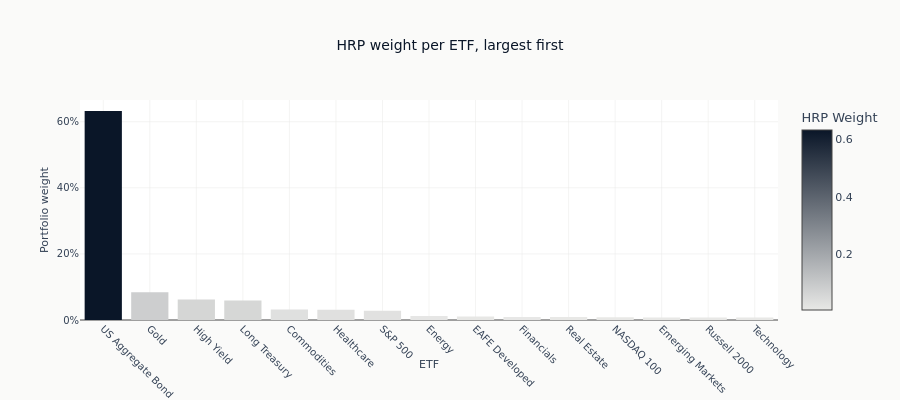

The code cell stored with this chart in its notebook:
### Code cell
# Visualization
fig = px.bar(
    weights_df,
    x="Name",
    y="HRP Weight",
    title="HRP weight per ETF, largest first",
    color="HRP Weight",
    color_continuous_scale=[COLORS["silver_muted"], COLORS["blue"]],
)
fig.update_layout(
    height=400,
    xaxis_tickangle=45,
    xaxis_title="ETF",
    yaxis_title="Portfolio weight",
    yaxis_tickformat=".0%",
)
show_plotly_with_alt(
    fig,
    "Bars of HRP weight per ETF, sorted from largest to smallest, with one bond fund holding the majority of the portfolio and the rest falling away sharply.",
)

### Figure 1 — Plotly figure (JSON) as saved in the notebook; plotly's stock layout.template omitted (floating-point values rounded to 4 significant figures)
{"data": [{"hovertemplate": "Name=%{x}<br>HRP Weight=%{marker.color}<extra></extra>", "legendgroup": "", "marker": {"color": [0.6324, 0.08363, 0.06215, 0.05898, 0.03195, 0.03098, 0.02775, 0.01239, 0.01052, 0.009209, 0.008758, 0.008106, 0.007786, 0.007723, 0.007636], "coloraxis": "coloraxis", "pattern": {"shape": ""}}, "name": "", "orientation": "v", "showlegend": false, "textposition": "auto", "type": "bar", "x": ["US Aggregate Bond", "Gold", "High Yield", "Long Treasury", "Commodities", "Healthcare", "S&P 500", "Energy", "EAFE Developed", "Financials", "Real Estate", "NASDAQ 100", "Emerging Markets", "Russell 2000", "Technology"], "xaxis": "x", "y": [0.6324, 0.08363, 0.06215, 0.05898, 0.03195, 0.03098, 0.02775, 0.01239, 0.01052, 0.009209, 0.008758, 0.008106, 0.007786, 0.007723, 0.007636], "yaxis": "y"}], "layout": {"barmode": "relative", "coloraxis": {"colorbar": {"title": {"text": "HRP Weight"}}, "colorscale": [[0.0, "#e8e8e6"], [1.0, "#0a1628"]]}, "height": 400, "legend": {"tracegroupgap": 0}, "title": {"text": "HRP weight per ETF, largest first"}, "xaxis": {"anchor": "y", "domain": [0.0, 1.0], "tickangle": 45, "title": {"text": "ETF"}}, "yaxis": {"anchor": "x", "domain": [0.0, 1.0], "tickformat": ".0%", "title": {"text": "Portfolio weight"}}}}
